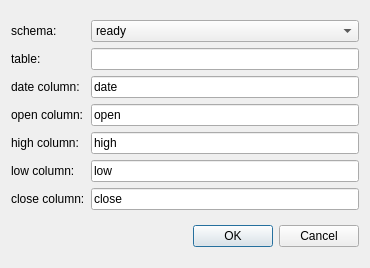
<?xml version="1.0" encoding="UTF-8"?>
<ui version="4.0">
 <class>CandlestickDlg</class>
 <widget class="QDialog" name="CandlestickDlg">
  <property name="geometry">
   <rect>
    <x>0</x>
    <y>0</y>
    <width>370</width>
    <height>268</height>
   </rect>
  </property>
  <property name="windowTitle">
   <string>CandlestickDlg</string>
  </property>
  <layout class="QGridLayout" name="gridLayout">
   <item row="0" column="0">
    <layout class="QHBoxLayout" name="horizontalLayout">
     <item>
      <layout class="QVBoxLayout" name="verticalLayout">
       <item>
        <widget class="QLabel" name="label">
         <property name="text">
          <string>schema:</string>
         </property>
        </widget>
       </item>
       <item>
        <widget class="QLabel" name="label_2">
         <property name="text">
          <string>table:</string>
         </property>
        </widget>
       </item>
       <item>
        <widget class="QLabel" name="label_3">
         <property name="text">
          <string>date column:</string>
         </property>
        </widget>
       </item>
       <item>
        <widget class="QLabel" name="label_4">
         <property name="text">
          <string>open column:</string>
         </property>
        </widget>
       </item>
       <item>
        <widget class="QLabel" name="label_5">
         <property name="text">
          <string>high column:</string>
         </property>
        </widget>
       </item>
       <item>
        <widget class="QLabel" name="label_6">
         <property name="text">
          <string>low column:</string>
         </property>
        </widget>
       </item>
       <item>
        <widget class="QLabel" name="label_7">
         <property name="text">
          <string>close column:</string>
         </property>
        </widget>
       </item>
      </layout>
     </item>
     <item>
      <layout class="QVBoxLayout" name="verticalLayout_2">
       <item>
        <widget class="QComboBox" name="schema_">
         <item>
          <property name="text">
           <string>ready</string>
          </property>
         </item>
         <item>
          <property name="text">
           <string>original</string>
          </property>
         </item>
        </widget>
       </item>
       <item>
        <widget class="QLineEdit" name="table_"/>
       </item>
       <item>
        <widget class="QLineEdit" name="date_col_">
         <property name="text">
          <string>date</string>
         </property>
        </widget>
       </item>
       <item>
        <widget class="QLineEdit" name="open_col_">
         <property name="text">
          <string>open</string>
         </property>
        </widget>
       </item>
       <item>
        <widget class="QLineEdit" name="high_col_">
         <property name="text">
          <string>high</string>
         </property>
        </widget>
       </item>
       <item>
        <widget class="QLineEdit" name="low_col_">
         <property name="text">
          <string>low</string>
         </property>
        </widget>
       </item>
       <item>
        <widget class="QLineEdit" name="close_col_">
         <property name="text">
          <string>close</string>
         </property>
        </widget>
       </item>
      </layout>
     </item>
    </layout>
   </item>
   <item row="1" column="0">
    <widget class="QDialogButtonBox" name="buttonBox">
     <property name="standardButtons">
      <set>QDialogButtonBox::Cancel|QDialogButtonBox::Ok</set>
     </property>
    </widget>
   </item>
  </layout>
 </widget>
 <layoutdefault spacing="6" margin="11"/>
 <resources/>
 <connections>
  <connection>
   <sender>buttonBox</sender>
   <signal>accepted()</signal>
   <receiver>CandlestickDlg</receiver>
   <slot>accept()</slot>
   <hints>
    <hint type="sourcelabel">
     <x>254</x>
     <y>246</y>
    </hint>
    <hint type="destinationlabel">
     <x>131</x>
     <y>-12</y>
    </hint>
   </hints>
  </connection>
  <connection>
   <sender>buttonBox</sender>
   <signal>rejected()</signal>
   <receiver>CandlestickDlg</receiver>
   <slot>reject()</slot>
   <hints>
    <hint type="sourcelabel">
     <x>320</x>
     <y>244</y>
    </hint>
    <hint type="destinationlabel">
     <x>280</x>
     <y>-11</y>
    </hint>
   </hints>
  </connection>
 </connections>
</ui>
